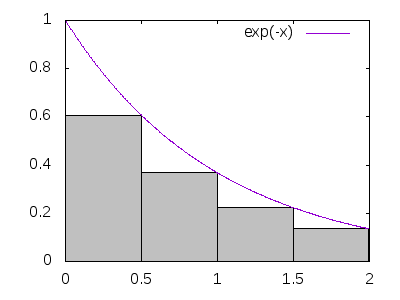

Recreate this plot in gnuplot.
set terminal png size 400,300
set size 1,1
set output "fig_archimedean.png"
set xrange [0:2]
set yrange [0:1]
set object 1 rect from 0,0 to 0.5,exp(-0.5) fc rgb "grey"
set object 2 rect from 0.5,0 to 1,exp(-1) fc rgb "grey"
set object 3 rect from 1,0 to 1.5,exp(-1.5) fc rgb "grey"
set object 4 rect from 1.5,0 to 3,exp(-2) fc rgb "grey"
plot exp(-x)
